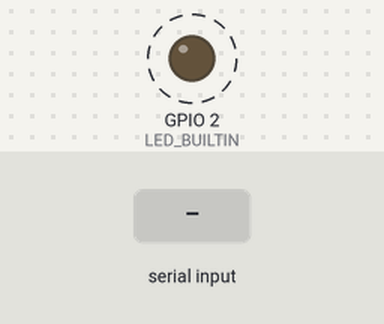
A sketch run on a simulated ESP32. Shown: output pins drawn as LEDs (lit = HIGH). Dashed ring = blinking. The test bench sets the inputs (shaded band). Nothing arrives over Bluetooth unless stated; what the sketch prints to the serial monitor is not drawn.

Above: at 2.4 s.
2.5 s: "1" received over the second serial link
Timing chart, 0 to 11.5 s (numbered marks = the images above; inputs shaded):
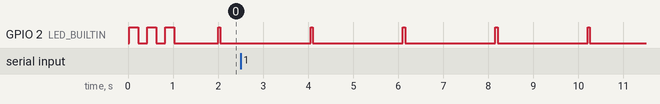

The sketch:

bt.ino
```cpp
// ESP32 LoRa Serial Bluetooth Bridge
// Forwards data between Serial, LoRa, and Bluetooth in all directions
// Using RXD2(16) and TXD2(17) for LoRa module
// Using built-in Bluetooth Classic (Serial Profile)

#include "BluetoothSerial.h"

// LoRa pins
#define RXD2 17  // LoRa TX to ESP32 RX2
#define TXD2 16  // LoRa RX to ESP32 TX2

// LED pin for visual feedback
#define LED_BUILTIN 2  // Most ESP32 boards have an LED on GPIO2

// Bluetooth Serial object
BluetoothSerial SerialBT;

// Device name for Bluetooth
String device_name = "ESP32-LoRa-Bridge";

// Variables for LED indication
unsigned long lastLedTime = 0;
bool ledState = false;

void setup() {
  // Initialize serial communications
  Serial.begin(115200);  // USB Serial
  Serial2.begin(9600, SERIAL_8N1, RXD2, TXD2); // LoRa module

  // Initialize Bluetooth Serial
  if(!SerialBT.begin(device_name)) {
    Serial.println("An error occurred initializing Bluetooth");
  } else {
    Serial.println("Bluetooth initialized successfully");
    Serial.println("The device started, now you can pair it with bluetooth!");
    Serial.print("Device Name: ");
    Serial.println(device_name);
  }

  // Set pin mode for LED
  pinMode(LED_BUILTIN, OUTPUT);

  Serial.println("\n=========================================");
  Serial.println("ESP32 LoRa Serial Bluetooth Bridge Started");
  Serial.println("Data forwarding:");
  Serial.println("- Serial <-> LoRa <-> Bluetooth");
  Serial.println("- All interfaces are interconnected");
  Serial.println("=========================================");

  // LED startup sequence
  for(int i = 0; i < 3; i++) {
    digitalWrite(LED_BUILTIN, HIGH);
    delay(200);
    digitalWrite(LED_BUILTIN, LOW);
    delay(200);
  }
}

void flashLED(int duration_us) {
  digitalWrite(LED_BUILTIN, HIGH);
  delayMicroseconds(duration_us);
  digitalWrite(LED_BUILTIN, LOW);
}

void loop() {
  // 1. Forward data from LoRa to Serial and Bluetooth
  while (Serial2.available()) {
    char c = Serial2.read();

    // Forward to USB Serial
    Serial.write(c);

    // Forward to Bluetooth if connected
    if(SerialBT.hasClient()) {
      SerialBT.write(c);
    }

    // LED flash for LoRa received data (short flash)
    flashLED(300);
  }

  // 2. Forward data from USB Serial to LoRa and Bluetooth
  while (Serial.available()) {
    char c = Serial.read();

    // Forward to LoRa
    Serial2.write(c);

    // Forward to Bluetooth if connected
    if(SerialBT.hasClient()) {
      SerialBT.write(c);
    }

    // LED flash for Serial transmitted data (medium flash)
    flashLED(600);
  }

  // 3. Forward data from Bluetooth to Serial and LoRa
  while (SerialBT.available()) {
    char c = SerialBT.read();

    // Forward to USB Serial
    Serial.write(c);

    // Forward to LoRa
    Serial2.write(c);

    // LED flash for Bluetooth received data (long flash)
    flashLED(900);
  }

  // Connection status indicator (slow blink when Bluetooth connected)
  if(millis() - lastLedTime > 2000) {  // Every 2 seconds
    if(SerialBT.hasClient()) {
      digitalWrite(LED_BUILTIN, HIGH);
      delay(50);
      digitalWrite(LED_BUILTIN, LOW);
    }
    lastLedTime = millis();
  }
}

// Optional: Bluetooth event callbacks for debugging
void bluetoothEventCallback(esp_spp_cb_event_t event, esp_spp_cb_param_t *param) {
  if(event == ESP_SPP_SRV_OPEN_EVT) {
    Serial.println("Bluetooth Client Connected");
  }
  if(event == ESP_SPP_CLOSE_EVT) {
    Serial.println("Bluetooth Client Disconnected");
  }
}
```

Measured:
- by itself, GPIO 2 (LED_BUILTIN): alternates HIGH for 0.05 s and LOW for 2.0 s
